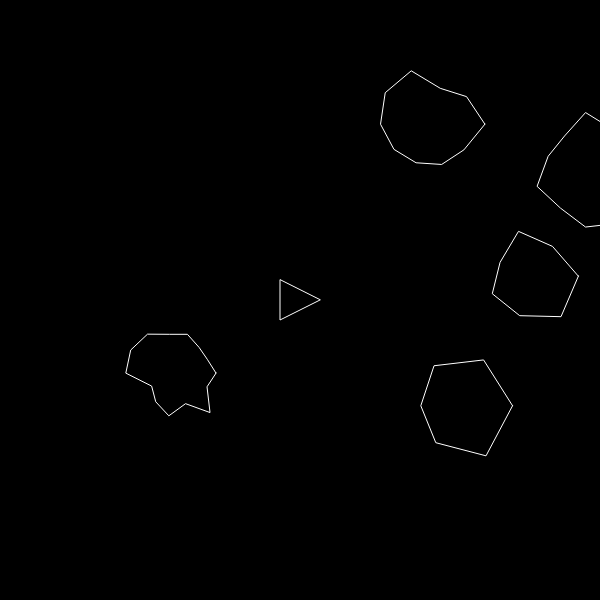
Frame 1 (no input)
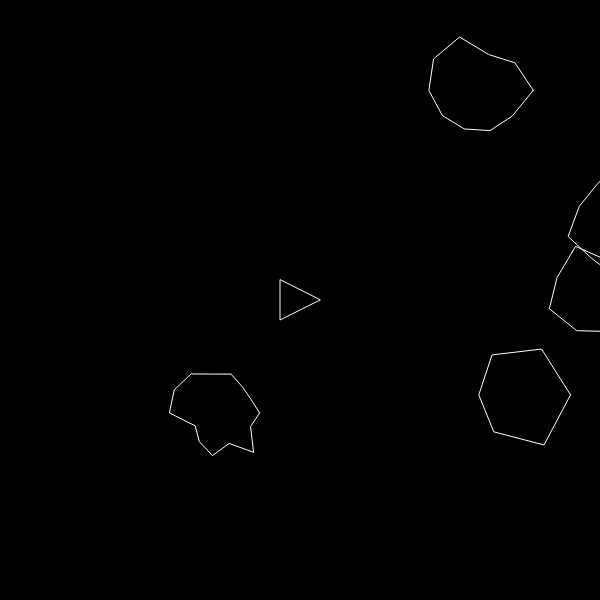
Frame 60 (no input)
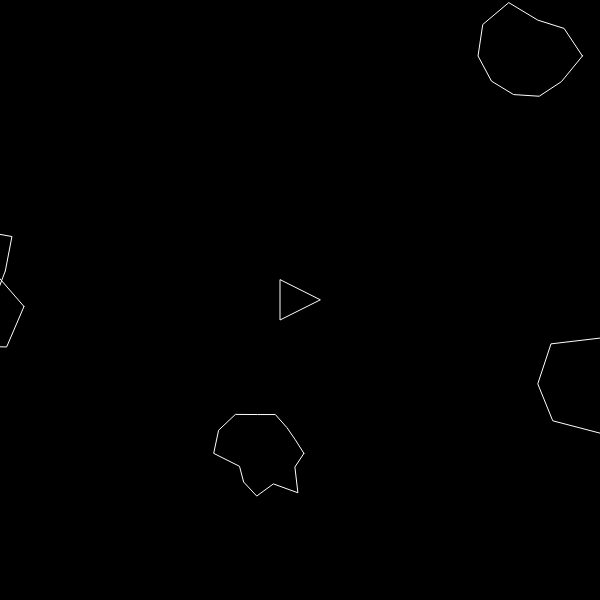
Frame 120 (the mouse pressed at the canvas centre since frame 60)

The p5.js sketch that drew these frames (run headless with seeded random() and noise() and a simulated clock; from frame 60 on, the mouse is pressed at the canvas centre):

// p5.js sketch
// ── sketch.js
var ship;
var asteroids = [];

function setup() {
  createCanvas(600, 600);
  ship = new Ship();
  for (var i = 0; i < 5; i++) {
    asteroids.push(new Asteroid());
  }
}

function draw() {
  background(0);
  ship.render();
  ship.turn();
  ship.update();
  ship.edges();

  for (var i = 0; i < asteroids.length; i++) {
    asteroids[i].render();
    asteroids[i].update();
    asteroids[i].edges();
  }
}

function keyReleased() {
  if (keyCode == UP_ARROW) {
    ship.boosting(false);
  } else if (keyCode == LEFT_ARROW || keyCode == RIGHT_ARROW) {
    ship.setRotation(0);
  } else if (keyCode == 32) {
    // SPACE
    ship.shooting(false);
  }
}

function keyPressed() {
  if (keyCode == RIGHT_ARROW) {
    ship.setRotation(0.1);
  } else if (keyCode == LEFT_ARROW) {
    ship.setRotation(-0.1);
  } else if (keyCode == UP_ARROW) {
    ship.boosting(true);
  } else if (keyCode == 32) {
    ship.shooting(true);
  }
}

// ── asteroid.js
function Asteroid() {
  this.pos = createVector(random(width), random(height));
  this.vel = p5.Vector.random2D();
  this.r = random(15, 50);
  this.total = floor(random(5, 20));
  this.offset = [];

  for (var i = 0; i < this.total; i++) {
    this.offset[i] = random(-5, 20);
  }
  
  this.update = function() {
    this.pos.add(this.vel);
  }

  this.render = function () {
    push();
    stroke(255);
    noFill();
    translate(this.pos.x, this.pos.y);
    // ellipse(0,0, this.r*2)
    beginShape();
    for (var i = 0; i < this.total; i++) {
      var angle = map(i, 0, this.total, 0, TWO_PI);
      var r = this.r + this.offset[i];
      var x = r * cos(angle);
      var y = r * sin(angle);
      vertex(x, y);
    }
    endShape(CLOSE);

    pop();
  };
  
  this.edges = function () {
    if (this.pos.x > width + this.r) {
      this.pos.x = -this.r;
    } else if (this.pos.x < -this.r) {
      this.pos.x = width + this.r;
    }
    if (this.pos.y > height + this.r) {
      this.pos.y = -this.r;
    } else if (this.pos.y < -this.r) {
      this.pos.y = height + this.r;
    }
  };
}

// ── ship.js
function Ship() {
  this.pos = createVector(width / 2, height / 2);
  this.r = 20;
  this.heading = 0;
  this.rotation = 0;
  this.vel = createVector(0, 0);
  this.isBoosting = false;
  this.isShooting = false;
  this.isColliding = false;

  this.boosting = function (b) {
    this.isBoosting = b;
  };

  this.shooting = function (b) {
    this.isShooting = b;
  };
  
  this.update = function () {
    if (this.isColliding()) {
      
    }
    
    if (this.isBoosting) {
      this.boost();
    }
    if (this.isShooting) {
      this.shoot();
    }
    
    this.pos.add(this.vel);
    this.vel.mult(0.99);
  };

  this.boost = function () {
    var force = p5.Vector.fromAngle(this.heading);
    force.mult(0.1);
    this.vel.add(force);
  };
  
  this.isColliding = function() {
  }
  
  this.shoot = function() {
    stroke(255)
    line(this.pos.x, this.pos.y, this.pos.x + 10, this.pos.y + 10)
    // let pt = new Ray(this.pos.x, this.pos.y)
  }

  this.render = function () {
    push();
    translate(this.pos.x, this.pos.y);
    rotate(this.heading + PI / 2);
    noFill();
    stroke(255);
    triangle(-this.r, this.r, this.r, this.r, 0, -this.r);
    pop();
  };

  this.edges = function () {
    if (this.pos.x > width + this.r) {
      this.pos.x = -this.r;
    } else if (this.pos.x < -this.r) {
      this.pos.x = width + this.r;
    }
    if (this.pos.y > height + this.r) {
      this.pos.y = -this.r;
    } else if (this.pos.y < -this.r) {
      this.pos.y = height + this.r;
    }
  };

  this.setRotation = function (a) {
    this.rotation = a;
  };

  this.turn = function () {
    this.heading += this.rotation;
  };
}
